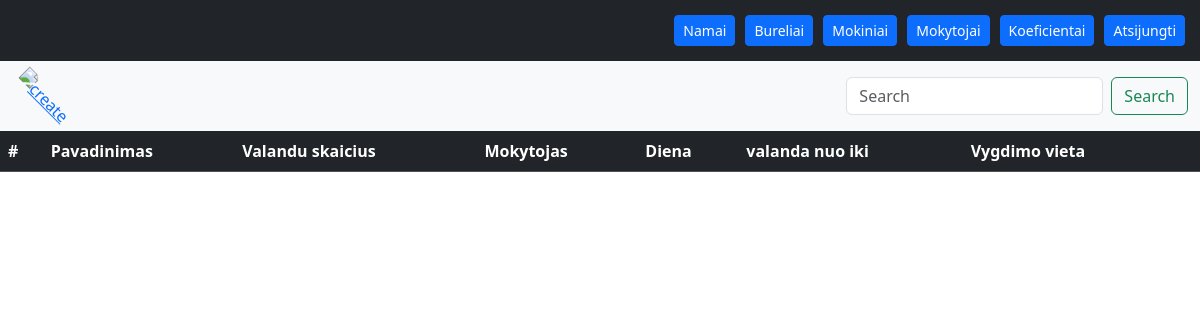
Before: /burelis/ (signed in) with the older database file.
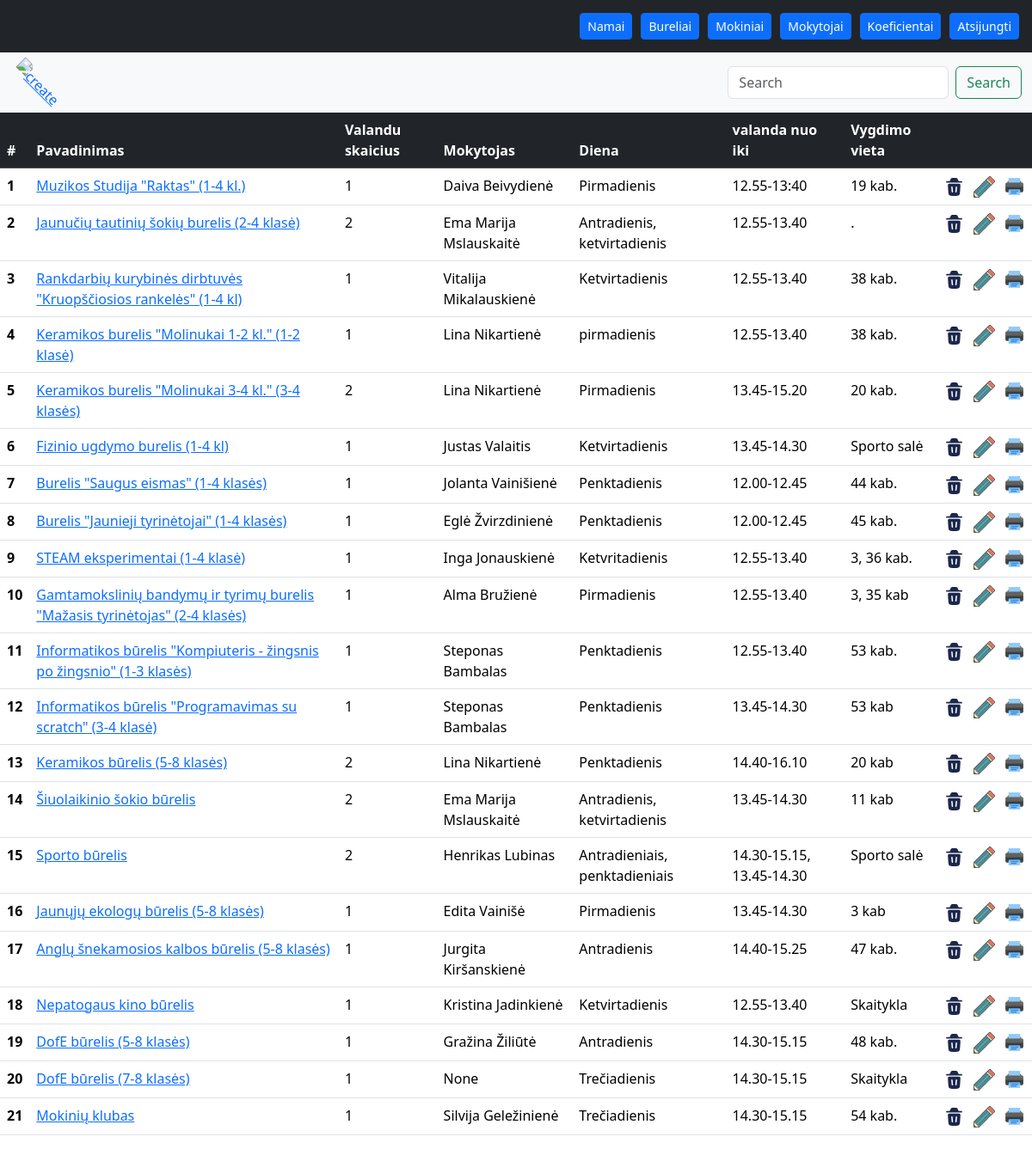
After: the same page with the newer database file.
### burelis/models.py (models this page shows, shortened)
class Burelis(models.Model):
    pavadinimas = models.CharField(max_length=255)
    valandu_skaicius = models.IntegerField()
    mokytojas = models.ForeignKey(Teacher, on_delete=models.SET_NULL, null=True, blank=True)
    diena = models.CharField(max_length=255)
    valanda_nuo_iki = models.CharField(max_length=255)
    vygdimo_vieta = models.CharField(max_length=255)

### employees/models.py (models this page shows)
class Teacher(models.Model):
    first_name = models.CharField(max_length=30)
    last_name = models.CharField(max_length=30)
    birth_date = models.CharField(max_length=30, blank=True)
    phone_number = models.CharField(max_length=30, blank=True)
    email = models.CharField(max_length=100, blank=True)
    home_address = models.CharField(max_length=255, blank=True)
    koefficient = models.ForeignKey(Koefficient, null=True, blank=True, on_delete=models.SET_NULL)
    date_created = models.DateTimeField(auto_now_add=True)
    date_modified = models.DateTimeField(auto_now=True)
    def __str__(self) -> str:
        return self.first_name + " " + self.last_name
    class Meta:
        ordering = ['first_name']

### burelis/views.py (the view)
# urls.py: path('', BurelisListView.as_view(), name='burelis-list'),
class BurelisListView(LoginRequiredMixin, ListView):
    model = Burelis
    template_name = 'burelis-list.html'
    login_url = '/accounts/login/'
    def get_queryset(self):
        queryset = Burelis.objects.all()
        search_query = self.request.GET.get('search', '')
        if search_query:
            queryset = queryset.filter(
                Q(pavadinimas__icontains=search_query) |
                Q(mokytojas__first_name__icontains=search_query)
            )
        return queryset

### burelis/templates/burelis-list.html
{% extends 'employee-layout.html' %}
{% load static %}
{% block tools %}
<a href="{% url 'burelis-create' %}" data-bs-toggle="tooltip" data-bs-placement="top"
title="Pridėti mokytoja">
<img style="width: 25px; transform: rotate(45deg);" src="{% static 'images/cross-red.svg' %}"
  alt="create" />
</a>
{% endblock %}
{% block search %}
<form class="d-flex" method="GET" action="{% url 'burelis-list' %}">
  <input class="form-control me-2" type="search" placeholder="Search" aria-label="Search" name="search" />
  <button class="btn btn-outline-success" type="submit">Search</button>
</form>
{% endblock %}
{% block content %}
<table class="table table-hover">
  <thead class="table-dark">
    <tr>
      <th scope="col">#</th>
      <th scope="col">Pavadinimas</th>
      <th scope="col">Valandu skaicius</th>
      <th scope="col">Mokytojas</th>
      <th scope="col">Diena</th>
      <th scope="col">valanda nuo iki</th>
      <th scope="col">Vygdimo vieta</th>
      <th scope="col"></th>
    </tr>
  </thead>
  <tbody>
    {% for object in object_list %}
    <tr>
      <th scope="row">{{ forloop.counter }}</th>
      <td>
        <a href="{% url 'burelis-detail' object.id %}">
          {{ object.pavadinimas }}
        </a>
      </td>
      <td>{{ object.valandu_skaicius }}</td>
      <td>{{ object.mokytojas }}</td>
      <td>{{ object.diena }}</td>
      <td>{{ object.valanda_nuo_iki }}</td>
      <td>{{ object.vygdimo_vieta }}</td>
      <td>
        <div style="display: flex; gap: 10px;">
          <a href="{% url 'burelis-delete' object.id %}" data-bs-toggle="tooltip" data-bs-placement="top"
            title="Trinti">
            <img style="width: 25px;" src="{% static 'images/trash.svg' %}" alt="delete" />
          </a>
          <a href="{% url 'burelis-update' object.id %}">
            <img style="width: 25px;" src="{% static 'images/pencil.svg' %}" alt="Edit" />
          </a>
          <a href="{% url 'burelis-csv' object.id %}">
            <img style="width: 25px;" src="{% static 'images/printer.svg' %}" alt="Print" />
          </a>
        </div>
      </td>
    </tr>
    {% endfor %}
  </tbody>
</table>
{% endblock %}

### burelis/templates/employee-layout.html (shortened to what this page needs)
{% extends 'layout.html' %}
{% block toolbar %}
  <nav class="navbar navbar-expand-lg navbar-light bg-light">
    <div class="container-fluid">
      <div class="collapse navbar-collapse" id="navbarText">
        <ul class="navbar-nav me-auto mb-2 mb-lg-0">
          {% block tools %}
          {% endblock %}
        </ul>
        <div class="navbar-text">
         {% block search %}
         {% endblock %}
        </div>
      </div>
    </div>
  </nav>
{% endblock %}

### homepage/templates/layout.html (shortened to what this page needs)
<!DOCTYPE html>
<html lang="en">
  <head>
    {% load bootstrap5 %}
    {% bootstrap_css %}
  </head>
  <body>
    <nav class="navbar navbar-dark bg-dark justify-content-end" style="padding: 15px 15px; gap: 10px;">
      <a style="align-self: flex-start;" href="{% url 'homepage' %}"><button type="button" class="btn btn-primary btn-sm">Namai</button></a>
      <a href="{% url 'burelis-list' %}"><button type="button" class="btn btn-primary btn-sm">Bureliai</button></a>
      <a href="{% url 'student-list' %}"><button type="button" class="btn btn-primary btn-sm">Mokiniai</button></a>
      <a href="{% url 'teacher-list' %}"><button type="button" class="btn btn-primary btn-sm">Mokytojai</button></a>
      <a href="{% url 'koefficient-list' %}"><button type="button" class="btn btn-primary btn-sm">Koeficientai</button></a>
      <a href="{% url 'custom_logout' %}"><button type="button" class="btn btn-primary btn-sm">Atsijungti</button></a>
    </nav>
    {% block toolbar %}{% endblock %}
    {% block content %}{% endblock %}
  </body>
</html>

Changed rows visible on the page:
added Burelis: pavadinimas "Muzikos Studija \"Raktas\" (1-4 kl.)", valandu_skaicius "1", mokytojas "Daiva Beivydienė", diena "Pirmadienis", valanda_nuo_iki "12.55-13:40", vygdimo_vieta "19 kab."
added Burelis: pavadinimas "Jaunučių tautinių šokių burelis (2-4 klasė)", valandu_skaicius "2", mokytojas "Ema Marija Mslauskaitė", diena "Antradienis, ketvirtadienis", valanda_nuo_iki "12.55-13.40", vygdimo_vieta "."
added Burelis: pavadinimas "Rankdarbių kurybinės dirbtuvės \"Kruopščiosios rankelės\" (1-4 kl)", valandu_skaicius "1", mokytojas "Vitalija Mikalauskienė", diena "Ketvirtadienis", valanda_nuo_iki "12.55-13.40", vygdimo_vieta "38 kab."
added Burelis: pavadinimas "Keramikos burelis \"Molinukai 1-2 kl.\" (1-2 klasė)", valandu_skaicius "1", mokytojas "Lina Nikartienė", diena "pirmadienis", valanda_nuo_iki "12.55-13.40", vygdimo_vieta "38 kab."
added Burelis: pavadinimas "Keramikos burelis \"Molinukai 3-4 kl.\" (3-4 klasės)", valandu_skaicius "2", mokytojas "Lina Nikartienė", diena "Pirmadienis", valanda_nuo_iki "13.45-15.20", vygdimo_vieta "20 kab."
added Burelis: pavadinimas "Fizinio ugdymo burelis (1-4 kl)", valandu_skaicius "1", mokytojas "Justas Valaitis", diena "Ketvirtadienis", valanda_nuo_iki "13.45-14.30", vygdimo_vieta "Sporto salė"
added Burelis: pavadinimas "Burelis \"Saugus eismas\" (1-4 klasės)", valandu_skaicius "1", mokytojas "Jolanta Vainišienė", diena "Penktadienis", valanda_nuo_iki "12.00-12.45", vygdimo_vieta "44 kab."
added Burelis: pavadinimas "Burelis \"Jaunieji tyrinėtojai\" (1-4 klasės)", valandu_skaicius "1", mokytojas "Eglė Žvirzdinienė", diena "Penktadienis", valanda_nuo_iki "12.00-12.45", vygdimo_vieta "45 kab."
added Burelis: pavadinimas "STEAM eksperimentai (1-4 klasė)", valandu_skaicius "1", mokytojas "Inga Jonauskienė", diena "Ketvritadienis", valanda_nuo_iki "12.55-13.40", vygdimo_vieta "3, 36 kab."
added Burelis: pavadinimas "Gamtamokslinių bandymų ir tyrimų burelis \"Mažasis tyrinėtojas\" (2-4 klasės)", valandu_skaicius "1", mokytojas "Alma Bružienė", diena "Pirmadienis", valanda_nuo_iki "12.55-13.40", vygdimo_vieta "3, 35 kab"
added Burelis: pavadinimas "Informatikos būrelis \"Kompiuteris - žingsnis po žingsnio\" (1-3 klasės)", valandu_skaicius "1", mokytojas "Steponas Bambalas", diena "Penktadienis", valanda_nuo_iki "12.55-13.40", vygdimo_vieta "53 kab."
added Burelis: pavadinimas "Informatikos būrelis \"Programavimas su scratch\" (3-4 klasė)", valandu_skaicius "1", mokytojas "Steponas Bambalas", diena "Penktadienis", valanda_nuo_iki "13.45-14.30", vygdimo_vieta "53 kab"
added Burelis: pavadinimas "Keramikos būrelis (5-8 klasės)", valandu_skaicius "2", mokytojas "Lina Nikartienė", diena "Penktadienis", valanda_nuo_iki "14.40-16.10", vygdimo_vieta "20 kab"
added Burelis: pavadinimas "Šiuolaikinio šokio būrelis", valandu_skaicius "2", mokytojas "Ema Marija Mslauskaitė", diena "Antradienis, ketvirtadienis", valanda_nuo_iki "13.45-14.30", vygdimo_vieta "11 kab"
added Burelis: pavadinimas "Sporto būrelis", valandu_skaicius "2", mokytojas "Henrikas Lubinas", diena "Antradieniais, penktadieniais", valanda_nuo_iki "14.30-15.15, 13.45-14.30", vygdimo_vieta "Sporto salė"
added Burelis: pavadinimas "Jaunųjų ekologų būrelis (5-8 klasės)", valandu_skaicius "1", mokytojas "Edita Vainišė", diena "Pirmadienis", valanda_nuo_iki "13.45-14.30", vygdimo_vieta "3 kab"
added Burelis: pavadinimas "Anglų šnekamosios kalbos būrelis (5-8 klasės)", valandu_skaicius "1", mokytojas "Jurgita Kiršanskienė", diena "Antradienis", valanda_nuo_iki "14.40-15.25", vygdimo_vieta "47 kab."
added Burelis: pavadinimas "Nepatogaus kino būrelis", valandu_skaicius "1", mokytojas "Kristina Jadinkienė", diena "Ketvirtadienis", valanda_nuo_iki "12.55-13.40", vygdimo_vieta "Skaitykla"
added Burelis: pavadinimas "DofE būrelis (5-8 klasės)", valandu_skaicius "1", mokytojas "Gražina Žiliūtė", diena "Antradienis", valanda_nuo_iki "14.30-15.15", vygdimo_vieta "48 kab."
added Burelis: pavadinimas "DofE būrelis (7-8 klasės)", valandu_skaicius "1", mokytojas "None", diena "Trečiadienis", valanda_nuo_iki "14.30-15.15", vygdimo_vieta "Skaitykla"
added Burelis: pavadinimas "Mokinių klubas", valandu_skaicius "1", mokytojas "Silvija Geležinienė", diena "Trečiadienis", valanda_nuo_iki "14.30-15.15", vygdimo_vieta "54 kab."
